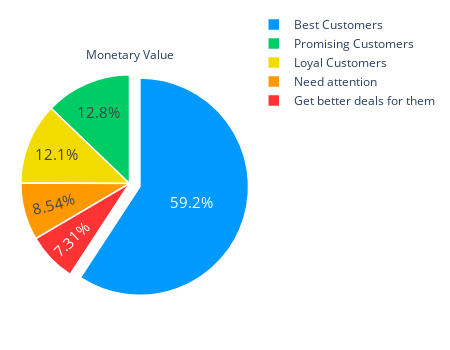

The cell this chart's notebook holds for it:
### Code cell
labels = df_rfm['Customer_type']
values = df_rfm['MonetaryMean']
colors = ['#0099FF', '#FF3333', '#F2DB00', '#FF9900','#00CC66']

fig = go.Figure(data=[go.Pie(labels=labels, values=values, pull=[0.1, 0, 0, 0,0])])
fig.update_traces( title="Monetary Value",hoverinfo='label+percent', textfont_size=15,
                  marker=dict(colors=colors, line=dict(color='white', width=1.5)))
fig.update_layout(autosize=False,width=450,height=350,margin=dict(l=10,r=10,b=10,t=10,pad=4),
   )
fig.show()

### Figure 1 — Plotly figure (JSON) as saved in the notebook; plotly's stock layout.template omitted (floating-point values rounded to 4 significant figures)
{"data": [{"hoverinfo": "label+percent", "labels": ["Best Customers", "Get better deals for them", "Loyal Customers", "Need attention", "Promising Customers"], "marker": {"colors": ["#0099FF", "#FF3333", "#F2DB00", "#FF9900", "#00CC66"], "line": {"color": "white", "width": 1.5}}, "pull": [0.1, 0, 0, 0, 0], "textfont": {"size": 15}, "title": {"text": "Monetary Value"}, "type": "pie", "values": [4638.0, 572.4, 947.4, 668.6, 1005]}], "layout": {"autosize": false, "height": 350, "margin": {"b": 10, "l": 10, "pad": 4, "r": 10, "t": 10}, "width": 450}}
